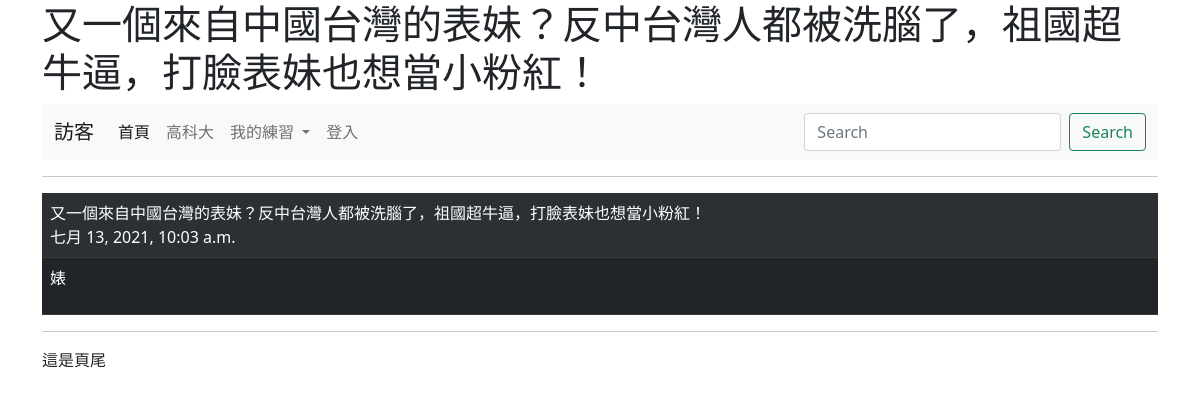
Screenshot of /show/5/ with the database file from the repository.
### mysite/models.py (models this page shows, shortened)
class Post(models.Model):
    title = models.CharField(max_length=200)
    body = models.TextField()
    pub_date = models.DateTimeField(default=timezone.now)
    class Meta:
        ordering = ('-pub_date',)

### mysite/views.py (the view)
# urls.py: path('show/<int:id>/', views.show),
def show(request,id):
    try:
        post= Post.objects.get(id=id)
    except:
        return redirect("/news/")
    return render(request,"show.html",locals())

### templates/show.html (shortened to what this page needs)
{% extends "base.html" %}
{% block main %}
	<hr>
    <table class="table table-dark table-striped">
        <tr>
            <td>
                {{post.title}}<br>
                {{post.pub_date}}
            </td>
        </tr>
        <tr>
            <td>
                {{post.body | linebreaks }}
            </td>
        </tr>
    </table>
{% endblock %}

### rows the page displays
Post: title "又一個來自中國台灣的表妹？反中台灣人都被洗腦了，祖國超牛逼，打臉表妹也想當小粉紅！", pub_date "七月 13, 2021, 10:03 a.m.", body "婊"
